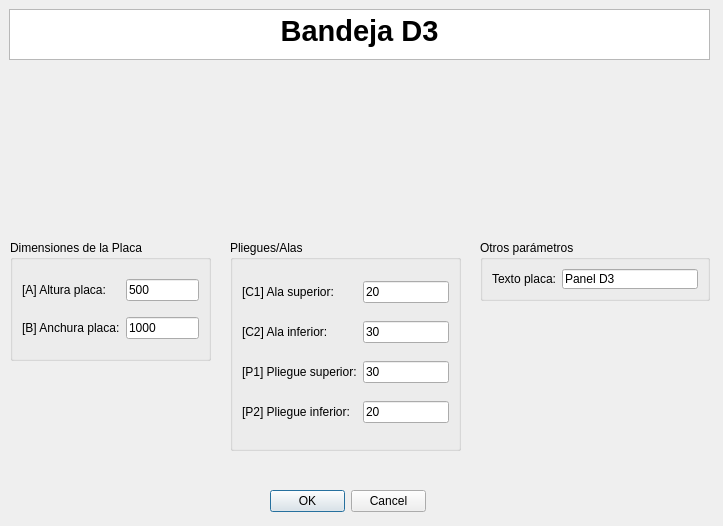
<?xml version="1.0" encoding="UTF-8"?>
<ui version="4.0">
 <class>MyPositionDialog</class>
 <widget class="QDialog" name="MyPositionDialog">
  <property name="geometry">
   <rect>
    <x>0</x>
    <y>0</y>
    <width>723</width>
    <height>526</height>
   </rect>
  </property>
  <property name="windowTitle">
   <string>Enter Position</string>
  </property>
  <property name="whatsThis">
   <string>&lt;html&gt;&lt;head/&gt;&lt;body&gt;&lt;p&gt;Esta ventana de KSDpanel te permite introducir todas las medidas correspondientes del panel seleccionado.&lt;/p&gt;&lt;p&gt;Recuerda que todas las medidas deben de ir en milimetros (mm).&lt;/p&gt;&lt;/body&gt;&lt;/html&gt;</string>
  </property>
  <widget class="QDialogButtonBox" name="buttonBox">
   <property name="geometry">
    <rect>
     <x>270</x>
     <y>490</y>
     <width>156</width>
     <height>23</height>
    </rect>
   </property>
   <property name="orientation">
    <enum>Qt::Horizontal</enum>
   </property>
   <property name="standardButtons">
    <set>QDialogButtonBox::Cancel|QDialogButtonBox::Ok</set>
   </property>
  </widget>
  <widget class="QTextBrowser" name="textBrowser">
   <property name="geometry">
    <rect>
     <x>9</x>
     <y>9</y>
     <width>701</width>
     <height>51</height>
    </rect>
   </property>
   <property name="html">
    <string>&lt;!DOCTYPE HTML PUBLIC &quot;-//W3C//DTD HTML 4.0//EN&quot; &quot;http://www.w3.org/TR/REC-html40/strict.dtd&quot;&gt;
&lt;html&gt;&lt;head&gt;&lt;meta name=&quot;qrichtext&quot; content=&quot;1&quot; /&gt;&lt;style type=&quot;text/css&quot;&gt;
p, li { white-space: pre-wrap; }
&lt;/style&gt;&lt;/head&gt;&lt;body style=&quot; font-family:'MS Shell Dlg 2'; font-size:8.25pt; font-weight:400; font-style:normal;&quot;&gt;
&lt;p align=&quot;center&quot; style=&quot; margin-top:0px; margin-bottom:0px; margin-left:0px; margin-right:0px; -qt-block-indent:0; text-indent:0px;&quot;&gt;&lt;span style=&quot; font-size:22pt; font-weight:600;&quot;&gt;Bandeja D3&lt;/span&gt;&lt;/p&gt;&lt;/body&gt;&lt;/html&gt;</string>
   </property>
  </widget>
  <widget class="QGroupBox" name="groupBox_2">
   <property name="geometry">
    <rect>
     <x>230</x>
     <y>240</y>
     <width>231</width>
     <height>211</height>
    </rect>
   </property>
   <property name="styleSheet">
    <string notr="true">font: 10pt &quot;MS Shell Dlg 2&quot;;</string>
   </property>
   <property name="title">
    <string>Pliegues/Alas</string>
   </property>
   <layout class="QGridLayout" name="gridLayout_2">
    <item row="5" column="1">
     <widget class="QLineEdit" name="pliegueSuperiorUI">
      <property name="text">
       <string>30</string>
      </property>
     </widget>
    </item>
    <item row="7" column="0">
     <widget class="QLabel" name="label_11">
      <property name="text">
       <string>[P2] Pliegue inferior:</string>
      </property>
     </widget>
    </item>
    <item row="1" column="0">
     <widget class="QLabel" name="label_13">
      <property name="text">
       <string>[C1] Ala superior:</string>
      </property>
     </widget>
    </item>
    <item row="7" column="1">
     <widget class="QLineEdit" name="pliegueInferiorUI">
      <property name="text">
       <string>20</string>
      </property>
     </widget>
    </item>
    <item row="5" column="0">
     <widget class="QLabel" name="label_14">
      <property name="text">
       <string>[P1] Pliegue superior:</string>
      </property>
     </widget>
    </item>
    <item row="1" column="1">
     <widget class="QLineEdit" name="alaSuperiorUI">
      <property name="text">
       <string>20</string>
      </property>
     </widget>
    </item>
    <item row="2" column="0">
     <widget class="QLabel" name="label_12">
      <property name="text">
       <string>[C2] Ala inferior:</string>
      </property>
     </widget>
    </item>
    <item row="2" column="1">
     <widget class="QLineEdit" name="alaInferiorUI">
      <property name="text">
       <string>30</string>
      </property>
     </widget>
    </item>
   </layout>
  </widget>
  <widget class="QLabel" name="imagenPanelUI">
   <property name="geometry">
    <rect>
     <x>200</x>
     <y>70</y>
     <width>301</width>
     <height>151</height>
    </rect>
   </property>
   <property name="text">
    <string/>
   </property>
   <property name="pixmap">
    <pixmap>../imagenes/REF_DH3cotas.jpg</pixmap>
   </property>
   <property name="scaledContents">
    <bool>true</bool>
   </property>
   <property name="wordWrap">
    <bool>false</bool>
   </property>
   <property name="margin">
    <number>0</number>
   </property>
   <property name="openExternalLinks">
    <bool>false</bool>
   </property>
  </widget>
  <widget class="QGroupBox" name="groupBox_3">
   <property name="geometry">
    <rect>
     <x>10</x>
     <y>240</y>
     <width>201</width>
     <height>121</height>
    </rect>
   </property>
   <property name="styleSheet">
    <string notr="true">font: 10pt &quot;MS Shell Dlg 2&quot;;</string>
   </property>
   <property name="title">
    <string>Dimensiones de la Placa</string>
   </property>
   <layout class="QGridLayout" name="gridLayout_3">
    <item row="1" column="0">
     <widget class="QLabel" name="label_22">
      <property name="text">
       <string>[B] Anchura placa:</string>
      </property>
     </widget>
    </item>
    <item row="0" column="1">
     <widget class="QLineEdit" name="alturaPlacaUI">
      <property name="text">
       <string>500</string>
      </property>
     </widget>
    </item>
    <item row="0" column="0">
     <widget class="QLabel" name="label_8">
      <property name="text">
       <string>[A] Altura placa:</string>
      </property>
     </widget>
    </item>
    <item row="1" column="1">
     <widget class="QLineEdit" name="anchuraPlacaUI">
      <property name="text">
       <string>1000</string>
      </property>
     </widget>
    </item>
   </layout>
  </widget>
  <widget class="QGroupBox" name="groupBox_4">
   <property name="geometry">
    <rect>
     <x>480</x>
     <y>240</y>
     <width>230</width>
     <height>61</height>
    </rect>
   </property>
   <property name="styleSheet">
    <string notr="true">font: 10pt &quot;MS Shell Dlg 2&quot;;</string>
   </property>
   <property name="title">
    <string>Otros parámetros</string>
   </property>
   <layout class="QGridLayout" name="gridLayout">
    <item row="0" column="0">
     <widget class="QLabel" name="label">
      <property name="text">
       <string>Texto placa:</string>
      </property>
     </widget>
    </item>
    <item row="0" column="1">
     <widget class="QLineEdit" name="textoDescriptivoA0UI">
      <property name="text">
       <string>Panel D3</string>
      </property>
     </widget>
    </item>
   </layout>
  </widget>
  <zorder>groupBox_2</zorder>
  <zorder>buttonBox</zorder>
  <zorder>textBrowser</zorder>
  <zorder>imagenPanelUI</zorder>
  <zorder>groupBox_3</zorder>
  <zorder>groupBox_4</zorder>
 </widget>
 <resources/>
 <connections>
  <connection>
   <sender>buttonBox</sender>
   <signal>accepted()</signal>
   <receiver>MyPositionDialog</receiver>
   <slot>accept()</slot>
   <hints>
    <hint type="sourcelabel">
     <x>248</x>
     <y>254</y>
    </hint>
    <hint type="destinationlabel">
     <x>157</x>
     <y>274</y>
    </hint>
   </hints>
  </connection>
  <connection>
   <sender>buttonBox</sender>
   <signal>rejected()</signal>
   <receiver>MyPositionDialog</receiver>
   <slot>reject()</slot>
   <hints>
    <hint type="sourcelabel">
     <x>316</x>
     <y>260</y>
    </hint>
    <hint type="destinationlabel">
     <x>286</x>
     <y>274</y>
    </hint>
   </hints>
  </connection>
 </connections>
</ui>
